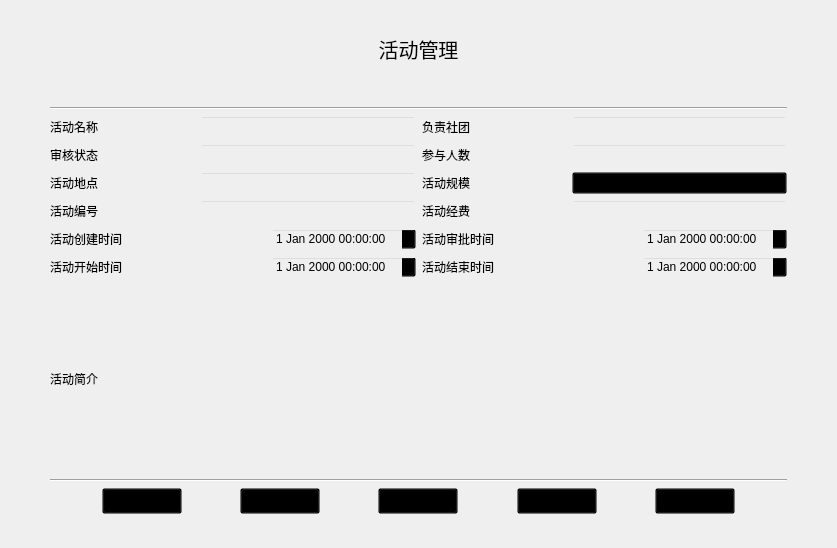
<?xml version="1.0" encoding="UTF-8"?>
<ui version="4.0">
 <class>actionMgmt</class>
 <widget class="QWidget" name="actionMgmt">
  <property name="geometry">
   <rect>
    <x>0</x>
    <y>0</y>
    <width>837</width>
    <height>548</height>
   </rect>
  </property>
  <property name="windowTitle">
   <string>Form</string>
  </property>
  <layout class="QGridLayout" name="gridLayout_2" rowstretch="1,20,1,1" columnstretch="1,18,1,1">
   <item row="3" column="1">
    <spacer name="verticalSpacer_2">
     <property name="orientation">
      <enum>Qt::Vertical</enum>
     </property>
     <property name="sizeHint" stdset="0">
      <size>
       <width>20</width>
       <height>20</height>
      </size>
     </property>
    </spacer>
   </item>
   <item row="1" column="1" rowspan="2" colspan="2">
    <layout class="QVBoxLayout" name="verticalLayout">
     <item>
      <widget class="QLabel" name="lab_title">
       <property name="font">
        <font>
         <pointsize>15</pointsize>
        </font>
       </property>
       <property name="text">
        <string>活动管理</string>
       </property>
       <property name="alignment">
        <set>Qt::AlignCenter</set>
       </property>
      </widget>
     </item>
     <item>
      <spacer name="verticalSpacer_3">
       <property name="orientation">
        <enum>Qt::Vertical</enum>
       </property>
       <property name="sizeHint" stdset="0">
        <size>
         <width>20</width>
         <height>40</height>
        </size>
       </property>
      </spacer>
     </item>
     <item>
      <widget class="Line" name="line_1">
       <property name="orientation">
        <enum>Qt::Horizontal</enum>
       </property>
      </widget>
     </item>
     <item>
      <layout class="QGridLayout" name="gridLayout">
       <item row="0" column="0">
        <layout class="QHBoxLayout" name="horizontalLayout_8" stretch="1,1,3">
         <item>
          <widget class="QLabel" name="lab_name">
           <property name="text">
            <string>活动名称</string>
           </property>
          </widget>
         </item>
         <item>
          <spacer name="horizontalSpacer_7">
           <property name="orientation">
            <enum>Qt::Horizontal</enum>
           </property>
           <property name="sizeHint" stdset="0">
            <size>
             <width>40</width>
             <height>20</height>
            </size>
           </property>
          </spacer>
         </item>
         <item>
          <widget class="QLineEdit" name="line_Name">
           <property name="styleSheet">
            <string notr="true">QLineEdit{
    background-color:rgba(0,0,0,0);
}</string>
           </property>
           <property name="text">
            <string/>
           </property>
           <property name="placeholderText">
            <string/>
           </property>
          </widget>
         </item>
        </layout>
       </item>
       <item row="0" column="1">
        <layout class="QHBoxLayout" name="horizontalLayout_10" stretch="1,1,3">
         <item>
          <widget class="QLabel" name="lab_member">
           <property name="text">
            <string>负责社团</string>
           </property>
          </widget>
         </item>
         <item>
          <spacer name="horizontalSpacer_13">
           <property name="orientation">
            <enum>Qt::Horizontal</enum>
           </property>
           <property name="sizeHint" stdset="0">
            <size>
             <width>40</width>
             <height>20</height>
            </size>
           </property>
          </spacer>
         </item>
         <item>
          <widget class="QLineEdit" name="line_admin">
           <property name="styleSheet">
            <string notr="true">QLineEdit{
    background-color:rgba(0,0,0,0);
}</string>
           </property>
          </widget>
         </item>
        </layout>
       </item>
       <item row="1" column="0">
        <layout class="QHBoxLayout" name="horizontalLayout_9" stretch="1,1,3">
         <item>
          <widget class="QLabel" name="bname_lab">
           <property name="text">
            <string>审核状态</string>
           </property>
          </widget>
         </item>
         <item>
          <spacer name="horizontalSpacer_8">
           <property name="orientation">
            <enum>Qt::Horizontal</enum>
           </property>
           <property name="sizeHint" stdset="0">
            <size>
             <width>40</width>
             <height>20</height>
            </size>
           </property>
          </spacer>
         </item>
         <item>
          <widget class="QLineEdit" name="line_status">
           <property name="styleSheet">
            <string notr="true">QLineEdit{
    background-color:rgba(0,0,0,0);
}</string>
           </property>
          </widget>
         </item>
        </layout>
       </item>
       <item row="1" column="1">
        <layout class="QHBoxLayout" name="horizontalLayout_11" stretch="1,1,3">
         <item>
          <widget class="QLabel" name="lab_Id">
           <property name="text">
            <string>参与人数</string>
           </property>
          </widget>
         </item>
         <item>
          <spacer name="horizontalSpacer_14">
           <property name="orientation">
            <enum>Qt::Horizontal</enum>
           </property>
           <property name="sizeHint" stdset="0">
            <size>
             <width>40</width>
             <height>20</height>
            </size>
           </property>
          </spacer>
         </item>
         <item>
          <widget class="QLineEdit" name="line_num">
           <property name="styleSheet">
            <string notr="true">QLineEdit{
    background-color:rgba(0,0,0,0);
}</string>
           </property>
          </widget>
         </item>
        </layout>
       </item>
       <item row="2" column="0">
        <layout class="QHBoxLayout" name="horizontalLayout_13" stretch="1,1,3">
         <item>
          <widget class="QLabel" name="lab_pos">
           <property name="text">
            <string>活动地点</string>
           </property>
          </widget>
         </item>
         <item>
          <spacer name="horizontalSpacer_9">
           <property name="orientation">
            <enum>Qt::Horizontal</enum>
           </property>
           <property name="sizeHint" stdset="0">
            <size>
             <width>40</width>
             <height>20</height>
            </size>
           </property>
          </spacer>
         </item>
         <item>
          <widget class="QLineEdit" name="line_pos">
           <property name="styleSheet">
            <string notr="true">QLineEdit{
    background-color:rgba(0,0,0,0);
}</string>
           </property>
          </widget>
         </item>
        </layout>
       </item>
       <item row="2" column="1">
        <layout class="QHBoxLayout" name="horizontalLayout_12" stretch="1,1,3">
         <item>
          <widget class="QLabel" name="lab_guimo">
           <property name="text">
            <string>活动规模</string>
           </property>
          </widget>
         </item>
         <item>
          <spacer name="horizontalSpacer_15">
           <property name="orientation">
            <enum>Qt::Horizontal</enum>
           </property>
           <property name="sizeHint" stdset="0">
            <size>
             <width>40</width>
             <height>20</height>
            </size>
           </property>
          </spacer>
         </item>
         <item>
          <widget class="QComboBox" name="comboBox">
           <property name="layoutDirection">
            <enum>Qt::LeftToRight</enum>
           </property>
           <property name="styleSheet">
            <string notr="true">QComboBox{
    background-color:rgba(0,0,0,0);
}</string>
           </property>
           <item>
            <property name="text">
             <string>小型</string>
            </property>
           </item>
           <item>
            <property name="text">
             <string>中型</string>
            </property>
           </item>
           <item>
            <property name="text">
             <string>大型</string>
            </property>
           </item>
          </widget>
         </item>
        </layout>
       </item>
       <item row="3" column="0">
        <layout class="QHBoxLayout" name="horizontalLayout_7" stretch="1,1,3">
         <item>
          <widget class="QLabel" name="lab_id">
           <property name="text">
            <string>活动编号</string>
           </property>
          </widget>
         </item>
         <item>
          <spacer name="horizontalSpacer_10">
           <property name="orientation">
            <enum>Qt::Horizontal</enum>
           </property>
           <property name="sizeHint" stdset="0">
            <size>
             <width>40</width>
             <height>20</height>
            </size>
           </property>
          </spacer>
         </item>
         <item>
          <widget class="QLineEdit" name="line_id">
           <property name="styleSheet">
            <string notr="true">QLineEdit{
    background-color:rgba(0,0,0,0);
}</string>
           </property>
           <property name="text">
            <string/>
           </property>
          </widget>
         </item>
        </layout>
       </item>
       <item row="3" column="1">
        <layout class="QHBoxLayout" name="horizontalLayout_6" stretch="1,1,3">
         <item>
          <widget class="QLabel" name="lab_money">
           <property name="text">
            <string>活动经费</string>
           </property>
          </widget>
         </item>
         <item>
          <spacer name="horizontalSpacer_16">
           <property name="orientation">
            <enum>Qt::Horizontal</enum>
           </property>
           <property name="sizeHint" stdset="0">
            <size>
             <width>40</width>
             <height>20</height>
            </size>
           </property>
          </spacer>
         </item>
         <item>
          <widget class="QLineEdit" name="line_money">
           <property name="styleSheet">
            <string notr="true">QLineEdit{
    background-color:rgba(0,0,0,0);
}</string>
           </property>
           <property name="text">
            <string/>
           </property>
          </widget>
         </item>
        </layout>
       </item>
       <item row="4" column="0">
        <layout class="QHBoxLayout" name="horizontalLayout_2" stretch="1,1,0">
         <item>
          <widget class="QLabel" name="lab_createTime">
           <property name="text">
            <string>活动创建时间</string>
           </property>
          </widget>
         </item>
         <item>
          <spacer name="horizontalSpacer_11">
           <property name="orientation">
            <enum>Qt::Horizontal</enum>
           </property>
           <property name="sizeHint" stdset="0">
            <size>
             <width>40</width>
             <height>20</height>
            </size>
           </property>
          </spacer>
         </item>
         <item>
          <widget class="QDateTimeEdit" name="dateTimeEdit_creat">
           <property name="styleSheet">
            <string notr="true">QDateTimeEdit{
    background-color:rgba(0,0,0,0);
}</string>
           </property>
          </widget>
         </item>
        </layout>
       </item>
       <item row="4" column="1">
        <layout class="QHBoxLayout" name="horizontalLayout_3" stretch="1,1,0">
         <item>
          <widget class="QLabel" name="lab_checkTime">
           <property name="text">
            <string>活动审批时间</string>
           </property>
          </widget>
         </item>
         <item>
          <spacer name="horizontalSpacer_17">
           <property name="orientation">
            <enum>Qt::Horizontal</enum>
           </property>
           <property name="sizeHint" stdset="0">
            <size>
             <width>40</width>
             <height>20</height>
            </size>
           </property>
          </spacer>
         </item>
         <item>
          <widget class="QDateTimeEdit" name="dateTimeEdit_check">
           <property name="styleSheet">
            <string notr="true">QDateTimeEdit{
    background-color:rgba(0,0,0,0);
}</string>
           </property>
          </widget>
         </item>
        </layout>
       </item>
       <item row="5" column="0">
        <layout class="QHBoxLayout" name="horizontalLayout_4" stretch="1,1,0">
         <item>
          <widget class="QLabel" name="lab_startTime">
           <property name="text">
            <string>活动开始时间</string>
           </property>
          </widget>
         </item>
         <item>
          <spacer name="horizontalSpacer_12">
           <property name="orientation">
            <enum>Qt::Horizontal</enum>
           </property>
           <property name="sizeHint" stdset="0">
            <size>
             <width>40</width>
             <height>20</height>
            </size>
           </property>
          </spacer>
         </item>
         <item>
          <widget class="QDateTimeEdit" name="dateTimeEdit_start">
           <property name="styleSheet">
            <string notr="true">QDateTimeEdit{
    background-color:rgba(0,0,0,0);
}</string>
           </property>
          </widget>
         </item>
        </layout>
       </item>
       <item row="5" column="1">
        <layout class="QHBoxLayout" name="horizontalLayout_5" stretch="1,1,0">
         <item>
          <widget class="QLabel" name="lab_endTime">
           <property name="text">
            <string>活动结束时间</string>
           </property>
          </widget>
         </item>
         <item>
          <spacer name="horizontalSpacer_18">
           <property name="orientation">
            <enum>Qt::Horizontal</enum>
           </property>
           <property name="sizeHint" stdset="0">
            <size>
             <width>40</width>
             <height>20</height>
            </size>
           </property>
          </spacer>
         </item>
         <item>
          <widget class="QDateTimeEdit" name="dateTimeEdit_stop">
           <property name="styleSheet">
            <string notr="true">QDateTimeEdit{
    background-color:rgba(0,0,0,0);
}</string>
           </property>
          </widget>
         </item>
        </layout>
       </item>
      </layout>
     </item>
     <item>
      <layout class="QHBoxLayout" name="horizontalLayout_14">
       <item>
        <widget class="QLabel" name="label">
         <property name="text">
          <string>活动简介</string>
         </property>
        </widget>
       </item>
       <item>
        <widget class="QTextEdit" name="textEdit">
         <property name="styleSheet">
          <string notr="true">QTextEdit{
    background-color:rgba(0,0,0,0);
}</string>
         </property>
        </widget>
       </item>
      </layout>
     </item>
     <item>
      <widget class="Line" name="line_3">
       <property name="orientation">
        <enum>Qt::Horizontal</enum>
       </property>
      </widget>
     </item>
     <item>
      <layout class="QHBoxLayout" name="horizontalLayout">
       <item>
        <spacer name="horizontalSpacer">
         <property name="orientation">
          <enum>Qt::Horizontal</enum>
         </property>
         <property name="sizeHint" stdset="0">
          <size>
           <width>40</width>
           <height>20</height>
          </size>
         </property>
        </spacer>
       </item>
       <item>
        <widget class="QPushButton" name="btn_ok">
         <property name="styleSheet">
          <string notr="true">QPushButton{
    background-color:rgba(0,0,0,0);
}</string>
         </property>
         <property name="text">
          <string>创建</string>
         </property>
        </widget>
       </item>
       <item>
        <spacer name="horizontalSpacer_2">
         <property name="orientation">
          <enum>Qt::Horizontal</enum>
         </property>
         <property name="sizeHint" stdset="0">
          <size>
           <width>40</width>
           <height>20</height>
          </size>
         </property>
        </spacer>
       </item>
       <item>
        <widget class="QPushButton" name="pushButton">
         <property name="styleSheet">
          <string notr="true">QPushButton{
    background-color:rgba(0,0,0,0);
}</string>
         </property>
         <property name="text">
          <string>批准</string>
         </property>
        </widget>
       </item>
       <item>
        <spacer name="horizontalSpacer_6">
         <property name="orientation">
          <enum>Qt::Horizontal</enum>
         </property>
         <property name="sizeHint" stdset="0">
          <size>
           <width>40</width>
           <height>20</height>
          </size>
         </property>
        </spacer>
       </item>
       <item>
        <widget class="QPushButton" name="btn_del">
         <property name="styleSheet">
          <string notr="true">QPushButton{
    background-color:rgba(0,0,0,0);
}</string>
         </property>
         <property name="text">
          <string>撤销</string>
         </property>
        </widget>
       </item>
       <item>
        <spacer name="horizontalSpacer_5">
         <property name="orientation">
          <enum>Qt::Horizontal</enum>
         </property>
         <property name="sizeHint" stdset="0">
          <size>
           <width>40</width>
           <height>20</height>
          </size>
         </property>
        </spacer>
       </item>
       <item>
        <widget class="QPushButton" name="btn_clear">
         <property name="styleSheet">
          <string notr="true">QPushButton{
    background-color:rgba(0,0,0,0);
}</string>
         </property>
         <property name="text">
          <string>保存</string>
         </property>
        </widget>
       </item>
       <item>
        <spacer name="horizontalSpacer_3">
         <property name="orientation">
          <enum>Qt::Horizontal</enum>
         </property>
         <property name="sizeHint" stdset="0">
          <size>
           <width>40</width>
           <height>20</height>
          </size>
         </property>
        </spacer>
       </item>
       <item>
        <widget class="QPushButton" name="btn_cancel">
         <property name="styleSheet">
          <string notr="true">QPushButton{
    background-color:rgba(0,0,0,0);
}</string>
         </property>
         <property name="text">
          <string>取消</string>
         </property>
        </widget>
       </item>
       <item>
        <spacer name="horizontalSpacer_4">
         <property name="orientation">
          <enum>Qt::Horizontal</enum>
         </property>
         <property name="sizeHint" stdset="0">
          <size>
           <width>40</width>
           <height>20</height>
          </size>
         </property>
        </spacer>
       </item>
      </layout>
     </item>
    </layout>
   </item>
   <item row="1" column="0">
    <spacer name="horizontalSpacer_19">
     <property name="orientation">
      <enum>Qt::Horizontal</enum>
     </property>
     <property name="sizeHint" stdset="0">
      <size>
       <width>35</width>
       <height>20</height>
      </size>
     </property>
    </spacer>
   </item>
   <item row="0" column="1">
    <spacer name="verticalSpacer">
     <property name="orientation">
      <enum>Qt::Vertical</enum>
     </property>
     <property name="sizeHint" stdset="0">
      <size>
       <width>20</width>
       <height>70</height>
      </size>
     </property>
    </spacer>
   </item>
   <item row="1" column="3">
    <spacer name="horizontalSpacer_20">
     <property name="orientation">
      <enum>Qt::Horizontal</enum>
     </property>
     <property name="sizeHint" stdset="0">
      <size>
       <width>35</width>
       <height>20</height>
      </size>
     </property>
    </spacer>
   </item>
  </layout>
 </widget>
 <resources/>
 <connections/>
</ui>
